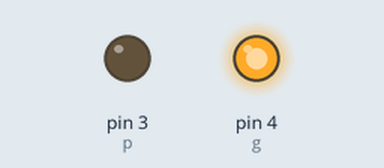
Recording of a sketch running on a simulated Arduino Uno, built with avr-gcc and run on an emulated ATmega328P. On the bench: output pins drawn as LEDs (lit = HIGH).

Above: at 0.1 s.
Timing chart, 0 to 1.6 s (numbered marks = the images above):
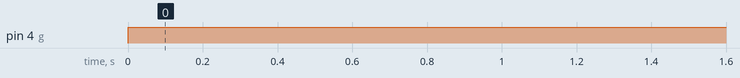

The sketch:

sketch_jun27ANTICLOCKWISE_USING_DELAY.ino
```cpp
const int p=3;
const int g=4;
 void setup() {
  // put your setup code here, to run once:
  pinMode(p,OUTPUT);
  pinMode(g,OUTPUT);
}

void loop() {
  // put your main code here, to run repeatedly:
  digitalWrite(p,LOW);
  digitalWrite(g,HIGH);
  delay(200);
}
```

Measured:
- by itself, pin 4 (g): LOW → HIGH at 0.00 s
